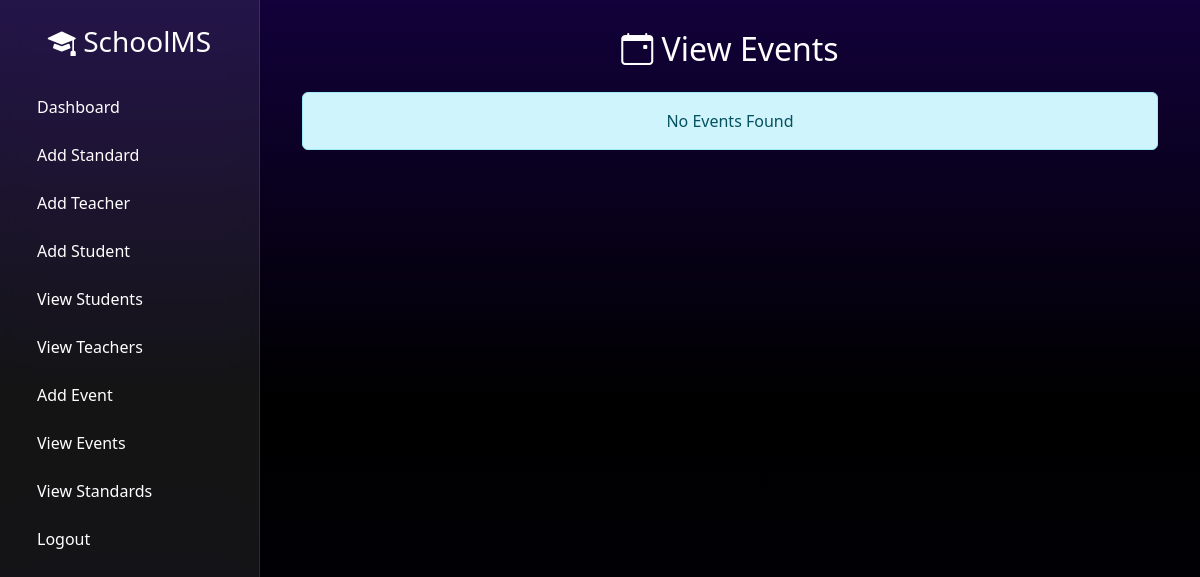
Page /view-events/ (signed in) on the earlier database version.
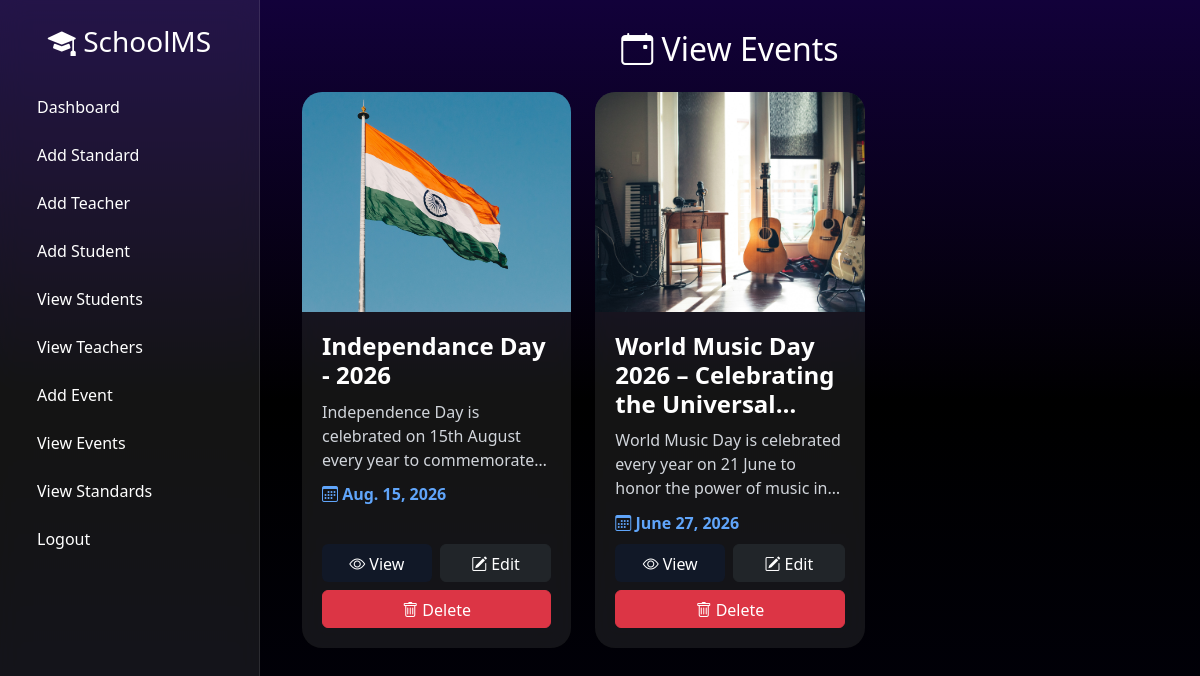
Same page on the later database version.
### administration/models.py (models this page shows, shortened)
class Event(models.Model):
    title = models.CharField(max_length=100, default="School Event")
    description = models.TextField(default="No Description Available")
    event_image = models.ImageField(upload_to="events/", null=True, blank=True)
    event_date = models.DateField(default=date.today)
    created_at = models.DateTimeField(auto_now_add=True)

### administration/views.py (the view)
# urls.py: path("view-events/", views.view_events, name="view_events"),
def view_events(request):
    if not request.session.get("admin_logged_in"):
        messages.error(request, "Please login first")
        return redirect("admin_login")
    events = Event.objects.all().order_by("-event_date")
    return render(request, "admin_eventview.html", {"events": events})

### administration/templates/admin_eventview.html (shortened to what this page needs)
{% extends 'admin_dashboard.html' %}
{% block content %}
  <div class="main-content">
    <div class="container-fluid">
      <h2 class="text-center text-white mb-4">
        <i class="bi bi-calendar-event"></i>
        View Events
      </h2>
      <div class="row g-4">
        {% for event in events %}
          <div class="col-xl-4 col-lg-6 col-md-6">
            <div class="event-card">
              {% if event.event_image %}
                <img src="{{ event.event_image.url }}" alt="{{ event.title }}" class="event-image" />
              {% else %}
                <div class="event-image-placeholder">No Image Available</div>
              {% endif %}
              <div class="event-body">
                <h4 class="event-title">{{ event.title }}</h4>
                <p class="event-description">{{ event.description }}</p>
                <p class="event-date">
                  <i class="bi bi-calendar3"></i>
                  {{ event.event_date }}
                </p>
                <div class="btn-group-custom">
                  <a href="{% url 'event_details' event.id %}" class="btn view-btn">
                    <i class="bi bi-eye"></i>
                    View
                  </a>
                  <a href="#" class="btn btn-dark text-white">
                    <i class="bi bi-pencil-square"></i>
                    Edit
                  </a>
                  <a href="#" class="btn btn-danger">
                    <i class="bi bi-trash"></i>
                    Delete
                  </a>
                </div>
              </div>
            </div>
          </div>
        {% empty %}
          <div class="col-12">
            <div class="alert alert-info text-center">No Events Found</div>
          </div>
        {% endfor %}
      </div>
    </div>
  </div>
{% endblock %}

### administration/templates/admin_dashboard.html (shortened to what this page needs)
<!DOCTYPE html>
<html lang="en">
  <head>
    <link href="https://cdn.jsdelivr.net/npm/bootstrap@5.3.3/dist/css/bootstrap.min.css" rel="stylesheet" />
    <link rel="stylesheet" href="https://cdn.jsdelivr.net/npm/bootstrap-icons@1.11.3/font/bootstrap-icons.min.css" />
  </head>
  <body>
    <div class="sidebar d-none d-lg-block">
      <div class="text-center mb-4">
        <h3><i class="bi bi-mortarboard-fill"></i> SchoolMS</h3>
      </div>
      <ul class="nav flex-column">
        <li class="nav-item">
          <a class="nav-link" href="{% url 'admin_dashboard' %}">Dashboard</a>
        </li>
        <li class="nav-item">
          <a class="nav-link" href="{% url 'add_standard' %}">Add Standard</a>
        </li>
        <li class="nav-item">
          <a href="{% url 'add_teacher' %}" class="text-decoration-none nav-link">Add Teacher</a>
        </li>
        <li class="nav-item">
          <a class="nav-link" href="{% url 'add_student' %}">Add Student</a>
        </li>
        <li class="nav-item">
          <a class="nav-link" href="{% url 'view_students' %}">View Students</a>
        </li>
        <li class="nav-item">
          <a class="nav-link" href="{% url 'view_teachers' %}">View Teachers</a>
        </li>
        <li class="nav-item">
          <a href="{% url 'add_event' %}" class="nav-link">Add Event</a>
        </li>
        <li class="nav-item">
          <a href="{% url 'view_events' %}" class="nav-link">View Events</a>
        </li>
        <li class="nav-item">
          <a href="{% url 'view_standards' %}" class="nav-link">View Standards</a>
        </li>
        <li class="nav-item">
          <a href="{% url 'admin_logout' %}" id="logout-btn" class="nav-link">
            <span id="logout-text">Logout</span>
          </a>
        </li>
      </ul>
    </div>
    {% block content %}{% endblock %}
  </body>
</html>

### administration/templates/admin_dashboard.html (style rules this page uses)
body { background: linear-gradient(180deg, #12013a, #000000, #01000b); min-height: 100vh; color: white; font-family: 'Segoe UI', sans-serif; }
.sidebar { width: 260px; background: rgba(255, 255, 255, 0.08); backdrop-filter: blur(12px); border-right: 1px solid rgba(255, 255, 255, 0.1); height: 100vh; position: fixed; padding: 25px; }
.main-content { margin-left: 260px; padding: 30px; }
.nav-link { color: white; padding: 12px; border-radius: 12px; transition: 0.3s; }

### administration/templates/admin_eventview.html (style rules this page uses)
.view-btn { background: #111827; color: white; border: none; }
.event-card { background: rgba(255, 255, 255, 0.08); backdrop-filter: blur(12px); border-radius: 20px; overflow: hidden; height: 100%; display: flex; flex-direction: column; }
.event-body { padding: 20px; display: flex; flex-direction: column; flex-grow: 1; }
.event-image { width: 100%; height: 220px; object-fit: cover; }
.event-title { color: white; font-weight: 700; display: -webkit-box; -webkit-line-clamp: 3; -webkit-box-orient: vertical; overflow: hidden; margin-bottom: 10px; }
.event-description { color: #d1d5db; word-break: break-word; display: -webkit-box; -webkit-line-clamp: 3; -webkit-box-orient: vertical; overflow: hidden; margin-bottom: 10px; }
.event-date { color: #60a5fa; font-weight: 600; margin-bottom: 10px; }
.btn-group-custom { display: flex; gap: 8px; margin-top: auto; flex-wrap: wrap; text-align: center; }
.btn-group-custom .btn { flex: 1; min-width: 90px; display: flex; align-items: center; justify-content: center; gap: 4px; min-height: 36px; }

Differences in the rows shown:
added Event: event_image (picture), title "Independance Day - 2026", description "Independence Day is celebrated on 15th August every year to…", event_date "Aug. 15, 2026"
added Event: event_image (picture), title "World Music Day 2026 – Celebrating the…", description "World Music Day is celebrated every year on 21 June to honor the power of music…", event_date "June 27, 2026"
Other differences:
text no longer shown: "No Events Found"
